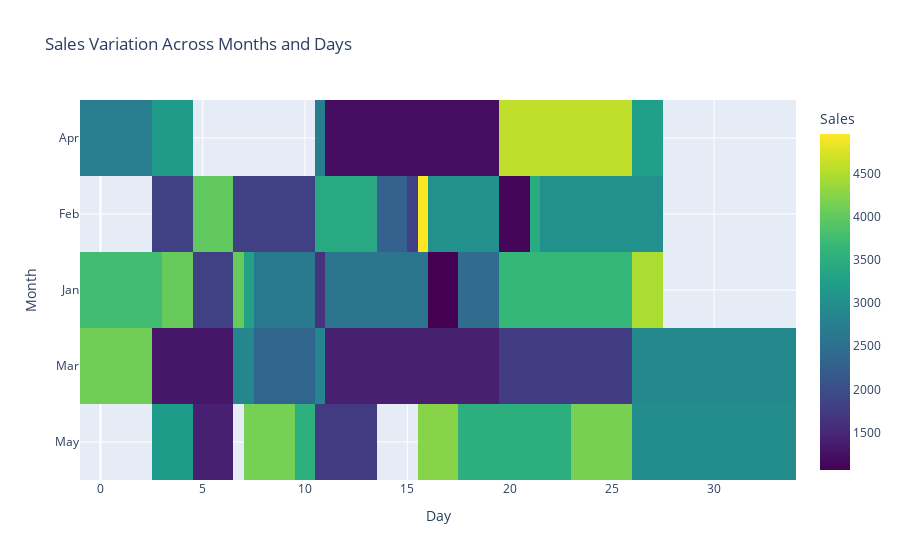

Source (notebook cell):
### Markdown cell above
Q3.Using the sales data, generate a heatmap to visualize the variation in sales across
different months and days.

np.random.seed(20)
data = {
    'Month': np.random.choice(['Jan', 'Feb', 'Mar', 'Apr', 'May'], 100),
    'Day': np.random.choice(range(1, 31), 100),
    'Sales': np.random.randint(1000, 5000, 100)
}
df = pd.DataFrame(data)

### Code cell
# Generate sales data
np.random.seed(20)
data = {
    'Month': np.random.choice(['Jan', 'Feb', 'Mar', 'Apr', 'May'], 100),
    'Day': np.random.choice(range(1, 31), 100),
    'Sales': np.random.randint(1000, 5000, 100)
}
df = pd.DataFrame(data)

# Group the data by month and day and calculate the mean sales
sales_heatmap = df.groupby(['Month', 'Day']).mean().reset_index()

# Create a heatmap
fig = px.imshow(
    sales_heatmap.pivot('Month', 'Day', 'Sales').values,
    x=sales_heatmap['Day'].unique(),
    y=sales_heatmap['Month'].unique(),
    labels=dict(x="Day", y="Month", color="Sales"),
    color_continuous_scale='Viridis',
    title='Sales Variation Across Months and Days'
)

# Show the plot
fig.show()

### Figure 1 — Plotly figure (JSON) as saved in the notebook; plotly's stock layout.template omitted (floating-point values rounded to 4 significant figures; data arrays with more than 128 entries replaced by an {"elided": "..."} marker saying what was removed)
{"data": [{"coloraxis": "coloraxis", "hovertemplate": "Day: %{x}<br>Month: %{y}<br>Sales: %{z}<extra></extra>", "name": "0", "type": "heatmap", "x": [1, 5, 9, 10, 11, 12, 15, 20, 21, 23, 24, 26, 29, 2, 3, 6, 7, 8, 13, 14, 16, 19, 27, 28, 4, 18, 25, 17, 22, 30], "xaxis": "x", "y": ["Apr", "Feb", "Jan", "Mar", "May"], "yaxis": "y", "z": {"elided": "5x30 float values"}}], "layout": {"autosize": true, "coloraxis": {"colorbar": {"title": {"text": "Sales"}}, "colorscale": [[0, "#440154"], [0.1111, "#482878"], [0.2222, "#3e4989"], [0.3333, "#31688e"], [0.4444, "#26828e"], [0.5556, "#1f9e89"], [0.6667, "#35b779"], [0.7778, "#6ece58"], [0.8889, "#b5de2b"], [1, "#fde725"]]}, "title": {"text": "Sales Variation Across Months and Days"}, "xaxis": {"anchor": "y", "autorange": true, "constrain": "domain", "domain": [0, 1], "range": [-1, 34], "scaleanchor": "y", "title": {"text": "Day"}, "type": "linear"}, "yaxis": {"anchor": "x", "autorange": true, "constrain": "domain", "domain": [0, 1], "range": [4.5, -0.5], "title": {"text": "Month"}, "type": "category"}}}
